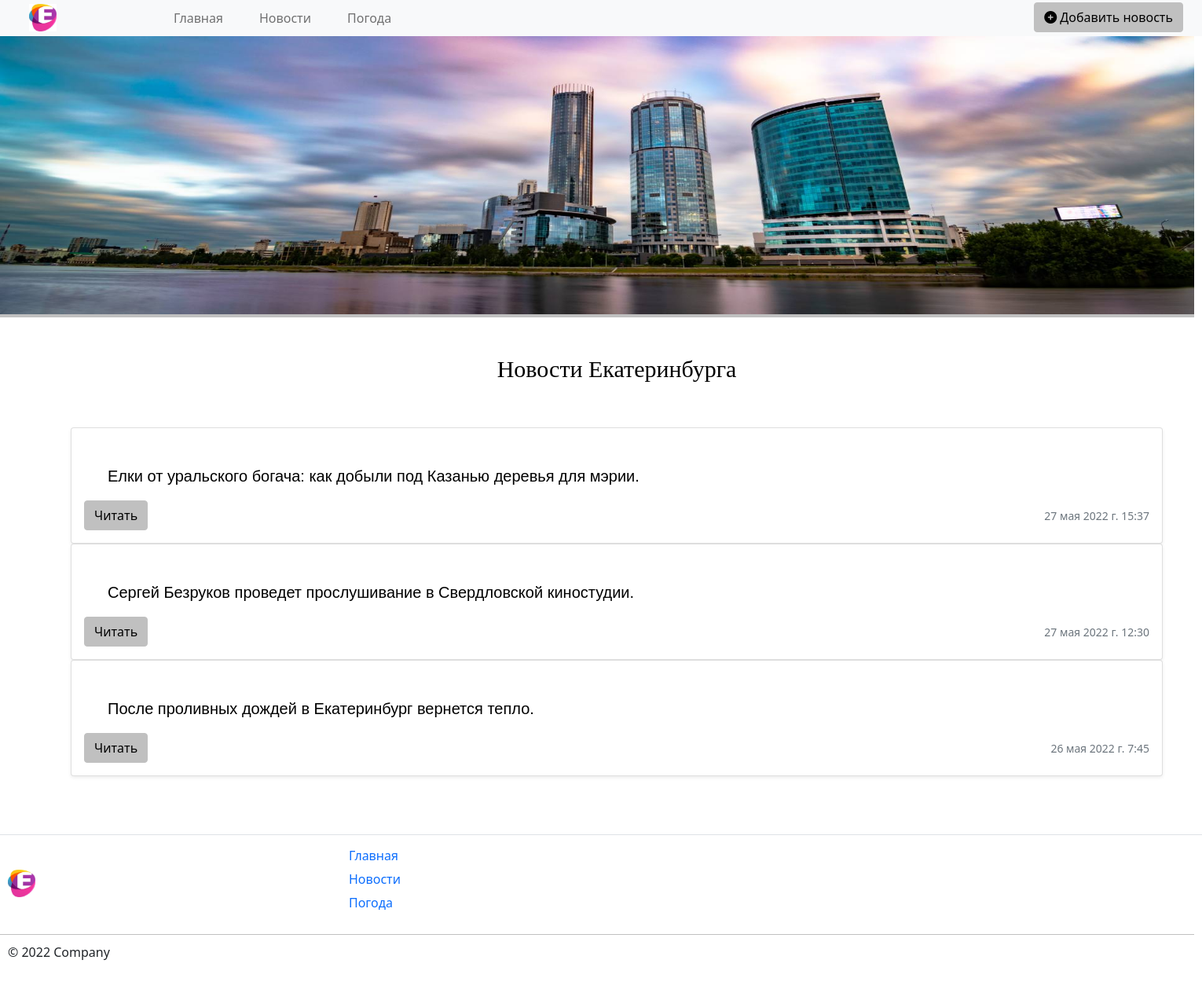
Page /news/ on the committed database.
### news/models.py (models this page shows, shortened)
class News(models.Model):
    title = models.CharField('Название', max_length=100)
    anons = models.CharField('Анонс', max_length=200)
    full_text = models.TextField('Статья')
    date = models.DateTimeField('Дата публикации')
    class Meta:
        verbose_name = 'Новость'
        verbose_name_plural = 'Новости'

### news/views.py (the view)
# urls.py: path('', views.news_home, name='news_home'),
def news_home(request):
    news = News.objects.order_by('-date')
    return render(request, 'news/news_home.html', {'news': news})

### news/templates/news/news_home.html (shortened to what this page needs)
{% extends 'main/base.html' %}
{% block content %}
    <div class="row py-lg-5" xmlns="http://www.w3.org/1999/html">
      <div class="col-lg-6 col-md-8 mx-auto"><h1 class="fw-light">Новости Екатеринбурга</h1></div>
    </div>
    <div class="news">
            {% if news %}
            {% for el in news %}
                    <div class="card shadow-sm">
                        <div class="card-body">
                            <p class="card-text">{{ el.title }}</p>
                            <div class="d-flex justify-content-between align-items-center">
                                <div class="btn-group">
                                    <a href="{% url 'news-detail' el.id %}"><button type="button" class="btn btn-info">Читать</button></a>
                                </div>
                                <small class="text-muted">{{ el.date }}</small>
                            </div>
                        </div>
                    </div>
            {% endfor %}
            {% else %}
                <p>У вас нет записей</p>
            {% endif %}
    </div>
{% endblock %}

### main/templates/main/base.html (shortened to what this page needs)
{% load static %}
<!doctype html>
<html lang="ru">
<head>
    <link rel="stylesheet" href="https://cdn.jsdelivr.net/npm/bootstrap@5.1.3/dist/css/bootstrap.min.css">
    <link rel="stylesheet" href="{% static 'main/css/main.css' %}">
</head>
<body>
    <div class="navbar navbar-expand-lg fixed-top navbar-light bg-light">
        <div class="container">
        <a href="../" class="navbar-brand"><img src="{% static 'main/img/logo.jpg' %}"></a>
        <ul class="navbar-nav ms-md-auto">
            <li class="nav-item">
                <a class="nav-link" href="{% url 'home' %}"><font style="vertical-align: inherit;">Главная</font></a>
            </li>
            <li class="nav-item">
                <a class="nav-link" href="{% url 'news_home' %}"><font style="vertical-align: inherit;"><font style="vertical-align: inherit;">Новости</font></font></a>
            </li>
            <li class="nav-item">
                <a class="nav-link" href="{% url 'weather' %}"><font style="vertical-align: inherit;">Погода</font></a>
            </li>
            <li class="nav-item">
                <a class="button_new_news" href="{% url 'create' %}"><button class="btn btn-info"><i class="fa-solid fa-circle-plus"></i> Добавить новость</button></a>
            </li>
        </ul>
        </div>
    </div>
    <div class="photo">
        <img src="{% static 'main/img/ekb.jpg' %}">
        <div class="line"></div>
    </div>
    <section>
        <div class="fact">
            {% block content %}
            {% endblock %}
        </div>
    </section>
    <div class="footer">
        <footer class="d-flex flex-wrap justify-content-between align-items-center py-3 my-4 border-top">
            <div class="col-md-4 d-flex align-items-center">
                <a href="/" class="logo1">
                    <img src="{% static 'main/img/logo.jpg' %}">
                </a>
                <ul class="navbar-nav ms-md-auto">
                    <li class="nav-item">
                      <a class="nav-link" href="{% url 'home' %}"><font style="vertical-align: inherit;">Главная</font></a>
                    </li>
                    <li class="nav-item">
                        <a class="nav-link" href="{% url 'news_home' %}"><font style="vertical-align: inherit;">Новости</font></a>
                    </li>
                    <li class="nav-item">
                        <a class="nav-link" href="{% url 'weather' %}"><font style="vertical-align: inherit;">Погода</font></a>
                    </li>
                </ul>
            </div>
            <div class="line2"></div>
            <span class="company">© 2022 Company</span>
        </footer>
    </div>
</body>
</html>

### main/static/main/css/main.css (style rules this page uses)
.container { height: 30px; }
.navbar-brand { height: 25px; }
.navbar-brand img { margin-top: -20px; margin-left: -80px; height: 35px; width: 35px; }
.navbar-light .navbar-nav .nav-link { margin-top: 0px; color:#336699 font-family: Arial; }
.navbar-nav { padding-left: 50px; }
.nav-item a { margin-left: 30px; }
.photo img { margin-top: 0px; margin-left: 0px; width: 1520px; height: 400px; }
h1 { font-size: 30px; font-family: 'Arial' bold; color: black; text-align: center; }
p { margin-top: 30px; text-indent: 1.5em; text-align: justify; font-size: 20px; font-family: 'Arial'; color: black; text-align: left; }
.line { width: 1520px; border-bottom: 4px solid #C0C0C0; }
.fact { margin-top: -40px; margin-left: 40px; padding: 50px; }
.logo1 img { margin-top: 0px; margin-left: 10px; height: 35px; width: 35px; }
.company { margin-top: 10px; margin-left: 10px; }
.nav-link { margin-top: -10px; margin-left: -50px; color: #CCCCCC font-family: Arial; }
.line2 { margin-top: 20px; width: 1520px; border-bottom: 1px solid #C0C0C0; }
.fw-light { margin-top: 30px; text-align: center; }
.nav-item .button_new_news { margin-left: 810px; }
.btn-info { background-color: #C0C0C0; border-color: #C0C0C0; }
p.card-text { max-width: 75%; }
.fw-light { margin-top: -10px; font-family: Arial bold; }
section { padding: 0 calc(50% - 590); }

### rows in the picture
News: title "Елки от уральского богача: как добыли под Казанью деревья для мэрии.", date "27 мая 2022 г. 15:37"
News: title "Сергей Безруков проведет прослушивание в Свердловской киностудии.", date "27 мая 2022 г. 12:30"
News: title "После проливных дождей в Екатеринбург вернется тепло.", date "26 мая 2022 г. 7:45"
